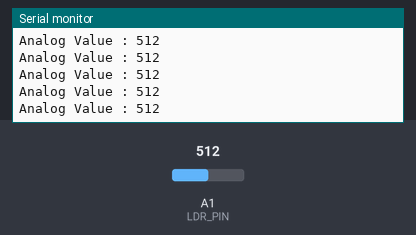
Simulated run of this sketch. Board: Arduino Uno, built with avr-gcc and run on an emulated ATmega328P. Shown: the last lines printed to the serial monitor. The inputs (shaded band) are chosen by the test bench; at power-on: A1 (LDR_PIN) = 512.

Above: at 1.2 s.
1.3 s: A1 (LDR_PIN) set to 490
At 1.68 s:
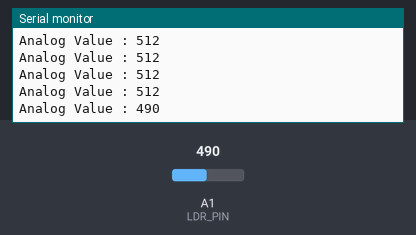
2.8 s: A1 (LDR_PIN) set to 510
At 2.94 s:
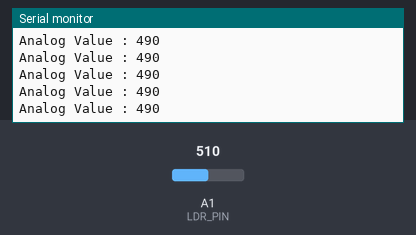
Timing chart, 0 to 5.8 s (numbered marks = the images above; inputs shaded):
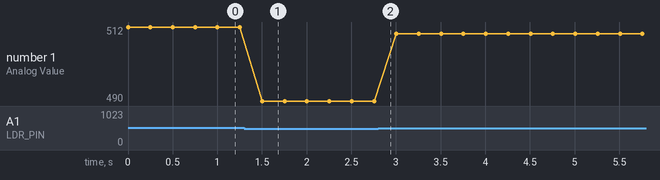

The sketch:

Read_LDR.ino
```cpp
#define LDR_PIN A1
#define LED_PIN 4

void setup() {
  // put your setup code here, to run once:
  pinMode(LDR_PIN, INPUT);

  Serial.begin(9600);
}

void loop() {
  // put your main code here, to run repeatedly:
  int value = analogRead(A1);

  Serial.print("Analog Value : ");
  Serial.println(value);

  if(value < 500){
    digitalWrite(LED_PIN, HIGH);
  }
  else{
    digitalWrite(LED_PIN, LOW);
  }

  delay(250);

}
```

Measured:
- after the input at 1.3 s, the serial monitor: prints a new line after 0.20 s (image 1)
- plotted number 1: 512 → 490 after the input at 1.3 s, 490 → 510 after the input at 2.8 s
